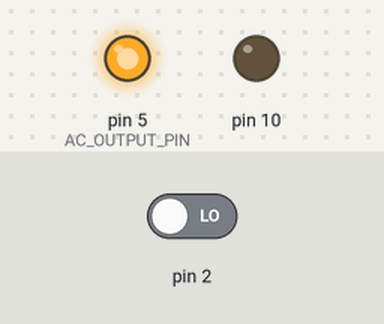
This sketch was run on a simulated Arduino Uno, built with avr-gcc and run on an emulated ATmega328P. Parts: output pins drawn as LEDs (lit = HIGH). The inputs (shaded band) are chosen by the test bench; at power-on: pin 2 LOW. What the sketch prints to the serial monitor is not drawn.

Above: at 1.2 s.
1.3 s: pin 2 driven HIGH
Timing chart, 0 to 4.3 s (numbered marks = the images above; inputs shaded):
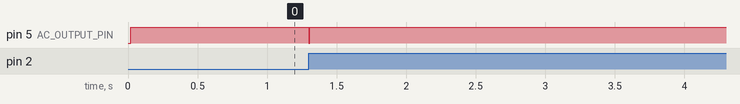

The sketch:

AC_output_test.ino
```cpp
/* 	Test input pulse of AC optocoupler and output of the SSR
	The sketch uses a sinus wave sweep through different timings for phase control
	Connect pin 3 to bidirectional optoCoupler output
*/
#include <TimerOne.h>

#define INTERRUPT_INPUT_PIN 3
#define AC_OUTPUT_PIN 5
#define FREQ 50

unsigned long int period = 1000000 / (2 * FREQ);
long offTime;
int x = 0;
const float pi = 3.14159;
double wait = 3276700000;
int trigger = 0;

void setup()
{
	Serial.begin(115200);
	while (!Serial);

	pinMode(AC_OUTPUT_PIN, OUTPUT);

	attachInterrupt(0, zero_cross_detect, RISING);

	Timer1.initialize(period);
	Timer1.attachInterrupt(trigger_AC_pin);
    Timer1.disablePwm(10);
}

void loop()
{
	x++;
	float r = x*(pi/180); 				// change degrees to radians
	int y = (sin(r)+1)*100; 			//change range from -1/1 to 0/200
	offTime = map(y,0,200,180,6800);	//map range 0/200 to 200/9600
	Serial.println(offTime);									// total time between phase = 10 000
	if(x == 360){						// don't have to do this
	    x = 0;  						// but do it anyway
	}

	delay(100); // interrupts
}

// there is no correction for the 200uS offset of the zero crossing
void zero_cross_detect()	// function to be fired at the zero crossing.
{
    digitalWrite(AC_OUTPUT_PIN,LOW);
    Timer1.setPeriod(offTime);
    Timer1.restart();
    trigger=0;
}

void trigger_AC_pin () {
	if(trigger == 0){
	    trigger++;
	} else {
		digitalWrite(AC_OUTPUT_PIN,HIGH);
	    Timer1.stop();
	}
}
```

Measured:
- after the input at 1.3 s, pin 5 (AC_OUTPUT_PIN): HIGH → LOW at once, → HIGH 0.01 s later
